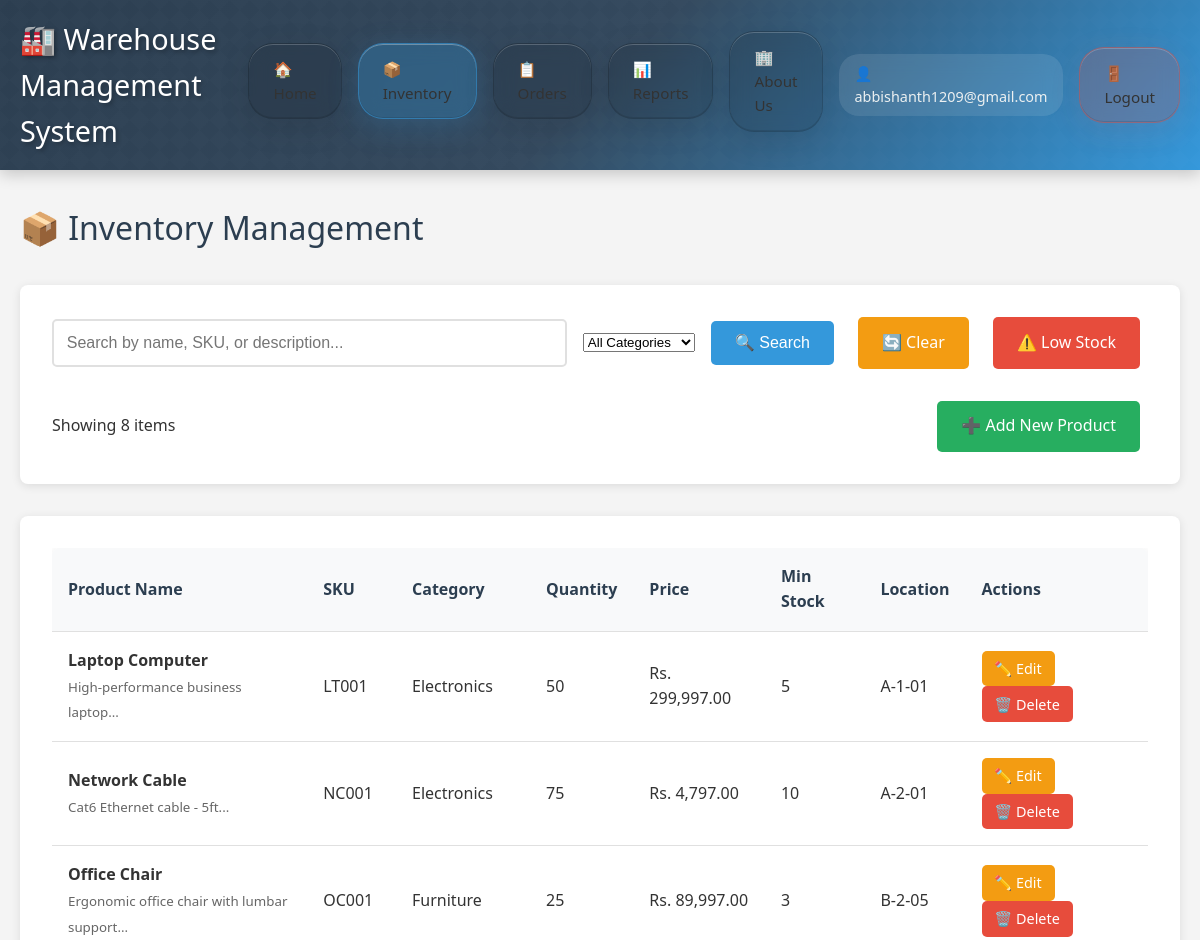
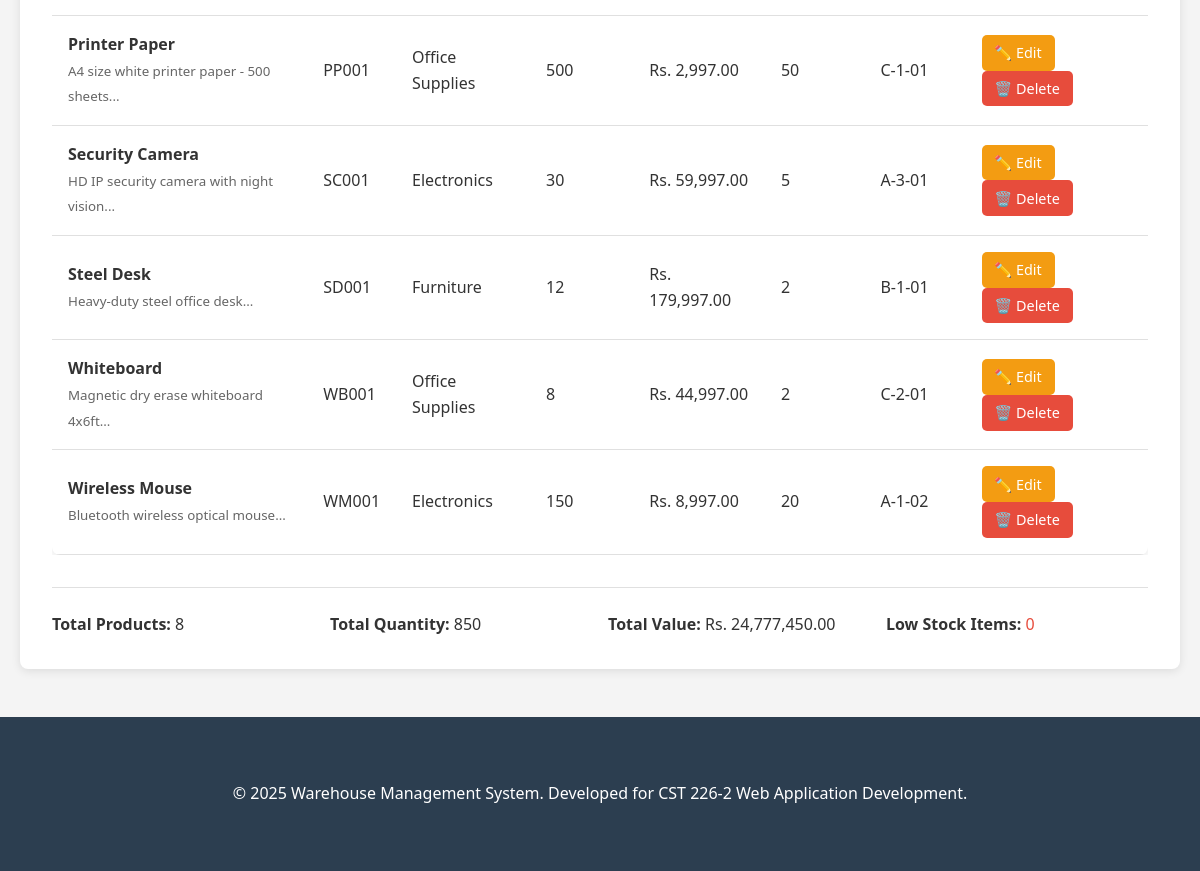
The app's page /inventory.php (signed in) with its own data (2 pictures, top to bottom).
### tables this page shows
CREATE TABLE IF NOT EXISTS products (
    id INT AUTO_INCREMENT PRIMARY KEY,
    name VARCHAR(255) NOT NULL,
    sku VARCHAR(100) UNIQUE NOT NULL,
    category VARCHAR(100) NOT NULL,
    quantity INT NOT NULL DEFAULT 0,
    price DECIMAL(10,2) NOT NULL,
    min_stock_level INT NOT NULL DEFAULT 10,
    location VARCHAR(100),
    description TEXT,
    created_at TIMESTAMP DEFAULT CURRENT_TIMESTAMP,
    updated_at TIMESTAMP DEFAULT CURRENT_TIMESTAMP ON UPDATE CURRENT_TIMESTAMP
);

### includes/functions.php (called while the page is built, shortened)
<?php
function formatCurrency($amount) {
    return 'Rs. ' . number_format($amount, 2);
}
function formatNumber($number) {
    return number_format($number);
}
function includeHeader($title = 'Warehouse Management System', $currentPage = '') {
    include 'includes/header.php';
}
function includeFooter() {
    include 'includes/footer.php';
}
?>

### inventory.php (the view, shortened to what this page needs)
<?php
require_once 'config/database.php';
require_once 'includes/functions.php';
$search = $_GET['search'] ?? '';
$sql = "SELECT * FROM products WHERE 1=1";
$params = [];
$sql .= " ORDER BY name ASC";
try {
    $stmt = $pdo->prepare($sql);
    $stmt->execute($params);
    $products = $stmt->fetchAll();
} catch (PDOException $e) {
    $products = [];
    setFlashMessage("Error loading products: " . $e->getMessage(), "error");
}
$title = 'Inventory - Warehouse Management System';
$currentPage = 'inventory';
includeHeader($title, $currentPage);
?>
<div class="container">
    <h1 class="page-title">📦 Inventory Management</h1>
    <div class="card">
        <form method="GET" action="inventory.php" class="search-filter">
            <div class="search-box">
                <input type="text"
                       id="searchInput"
                       name="search"
                       placeholder="Search by name, SKU, or description..."
                       value="<?php echo htmlspecialchars($search); ?>">
            </div>
            <select name="category" id="categoryFilter">
                <option value="">All Categories</option>
            </select>
            <button type="submit" class="btn btn-primary">🔍 Search</button>
            <a href="inventory.php" class="btn btn-warning">🔄 Clear</a>
            <a href="inventory.php?filter=low_stock" class="btn btn-danger">⚠️ Low Stock</a>
        </form>
        <div style="margin-top: 1rem; display: flex; justify-content: space-between; align-items: center;">
            <span id="searchResults">Showing <?php echo count($products); ?> items</span>
            <a href="product_form.php" class="btn btn-success">➕ Add New Product</a>
        </div>
    </div>
    <div class="card">
        <?php if (empty($products)): ?>
            <div style="text-align: center; padding: 3rem;">
                <h3>No products found</h3>
                <p>No products match your search criteria.</p>
                <a href="product_form.php" class="btn btn-success">Add Your First Product</a>
            </div>
        <?php else: ?>
            <div class="table-container">
                <table id="productTable">
                    <thead>
                        <tr>
                            <th data-sort="name">Product Name</th>
                            <th data-sort="sku">SKU</th>
                            <th data-sort="category">Category</th>
                            <th data-sort="quantity">Quantity</th>
                            <th data-sort="price">Price</th>
                            <th data-sort="min_stock_level">Min Stock</th>
                            <th>Location</th>
                            <th>Actions</th>
                        </tr>
                    </thead>
                    <tbody>
                        <?php foreach ($products as $product): ?>
                            <tr <?php echo $product['quantity'] <= $product['min_stock_level'] ? 'class="low-stock"' : ''; ?>>
                                <td data-field="name">
                                    <strong><?php echo htmlspecialchars($product['name']); ?></strong>
                                    <?php if (!empty($product['description'])): ?>
                                        <br><small style="color: #666;"><?php echo htmlspecialchars(substr($product['description'], 0, 50)); ?>...</small>
                                    <?php endif; ?>
                                </td>
                                <td data-field="sku"><?php echo htmlspecialchars($product['sku']); ?></td>
                                <td data-field="category"><?php echo htmlspecialchars($product['category']); ?></td>
                                <td data-field="quantity">
                                    <?php echo formatNumber($product['quantity']); ?>
                                </td>
                                <td data-field="price"><?php echo formatCurrency($product['price']); ?></td>
                                <td data-field="min_stock_level"><?php echo formatNumber($product['min_stock_level']); ?></td>
                                <td><?php echo htmlspecialchars($product['location'] ?? 'N/A'); ?></td>
                                <td>
                                    <a href="product_form.php?id=<?php echo $product['id']; ?>"
                                       class="btn btn-warning btn-small">✏️ Edit</a>
                                    <a href="inventory.php?action=delete&id=<?php echo $product['id']; ?>"
                                       class="btn btn-danger btn-small"
                                       onclick="return confirmDelete('<?php echo htmlspecialchars($product['name']); ?>')">🗑️ Delete</a>
                                </td>
                            </tr>
                        <?php endforeach; ?>
                    </tbody>
                </table>
            </div>
            <div style="margin-top: 1.5rem; padding-top: 1.5rem; border-top: 1px solid #e0e0e0;">
                <div style="display: grid; grid-template-columns: repeat(auto-fit, minmax(200px, 1fr)); gap: 1rem;">
                    <div>
                        <strong>Total Products:</strong> <?php echo formatNumber(count($products)); ?>
                    </div>
                    <div>
                        <strong>Total Quantity:</strong>
                        <?php echo formatNumber(array_sum(array_column($products, 'quantity'))); ?>
                    </div>
                    <div>
                        <strong>Total Value:</strong>
                        <?php
                        $totalValue = 0;
                        foreach ($products as $product) {
                            $totalValue += $product['quantity'] * $product['price'];
                        }
                        echo formatCurrency($totalValue);
                        ?>
                    </div>
                    <div>
                        <strong>Low Stock Items:</strong>
                        <span style="color: #e74c3c;">
                            <?php
                            $lowStockCount = 0;
                            echo formatNumber($lowStockCount);
                            ?>
                        </span>
                    </div>
                </div>
            </div>
        <?php endif; ?>
    </div>
</div>
<?php includeFooter(); ?>

### includes/header.php (shortened to what this page needs)
<!DOCTYPE html>
<html lang="en">
<head>
    <link rel="stylesheet" href="assets/css/style.css">
</head>
<body>
    <header>
        <div class="header-container">
            <div class="logo">
                <h1>🏭 Warehouse Management System</h1>
            </div>
            <nav>
                <ul>
                    <li><a href="index.php" class="nav-btn glass <?php echo ($currentPage === 'home') ? 'active' : ''; ?>">
                        <span>🏠 Home</span>
                    </a></li>
                    <li><a href="inventory.php" class="nav-btn glass <?php echo ($currentPage === 'inventory') ? 'active' : ''; ?>">
                        <span>📦 Inventory</span>
                    </a></li>
                    <li><a href="orders.php" class="nav-btn glass <?php echo ($currentPage === 'orders') ? 'active' : ''; ?>">
                        <span>📋 Orders</span>
                    </a></li>
                    <li><a href="reports.php" class="nav-btn glass <?php echo ($currentPage === 'reports') ? 'active' : ''; ?>">
                        <span>📊 Reports</span>
                    </a></li>
                    <li><a href="about.php" class="nav-btn glass <?php echo ($currentPage === 'about') ? 'active' : ''; ?>">
                        <span>🏢 About Us</span>
                    </a></li>
                    <li>
                        <span class="user-info">👤 <?php echo htmlspecialchars($_SESSION['username'] ?? 'User'); ?></span>
                        <a href="logout.php" class="nav-btn glass logout" onclick="return confirm('Do you need to log out?')">
                            <span>🚪 Logout</span>
                        </a>
                    </li>
                </ul>
            </nav>
        </div>
    </header>
    <main>

### includes/footer.php (shortened to what this page needs)
    </main>
    <footer>
        <div class="container">
            <p>&copy; <?php echo date('Y'); ?> Warehouse Management System. Developed for CST 226-2 Web Application Development.</p>
        </div>
    </footer>
</body>
</html>

### records on screen
products: name "Laptop Computer", description "High-performance business laptop", sku "LT001", category "Electronics", quantity "50", price "Rs. 299,997.00", min_stock_level "5", location "A-1-01"
products: name "Network Cable", description "Cat6 Ethernet cable - 5ft", sku "NC001", category "Electronics", quantity "75", price "Rs. 4,797.00", min_stock_level "10", location "A-2-01"
products: name "Office Chair", description "Ergonomic office chair with lumbar support", sku "OC001", category "Furniture", quantity "25", price "Rs. 89,997.00", min_stock_level "3", location "B-2-05"
products: name "Printer Paper", description "A4 size white printer paper - 500 sheets", sku "PP001", category "Office Supplies", quantity "500", price "Rs. 2,997.00", min_stock_level "50", location "C-1-01"
products: name "Security Camera", description "HD IP security camera with night vision", sku "SC001", category "Electronics", quantity "30", price "Rs. 59,997.00", min_stock_level "5", location "A-3-01"
products: name "Steel Desk", description "Heavy-duty steel office desk", sku "SD001", category "Furniture", quantity "12", price "Rs. 179,997.00", min_stock_level "2", location "B-1-01"
products: name "Whiteboard", description "Magnetic dry erase whiteboard 4x6ft", sku "WB001", category "Office Supplies", quantity "8", price "Rs. 44,997.00", min_stock_level "2", location "C-2-01"
products: name "Wireless Mouse", description "Bluetooth wireless optical mouse", sku "WM001", category "Electronics", quantity "150", price "Rs. 8,997.00", min_stock_level "20", location "A-1-02"

### other values on screen
$_SESSION['username'] "abbishanth1209@gmail.com"
count($products) "8"
formatNumber(count($products)) "8"
formatNumber(array_sum(array_column($products, 'quantity'))) "850"
formatCurrency($totalValue) "Rs. 24,777,450.00"
formatNumber($lowStockCount) "0"
